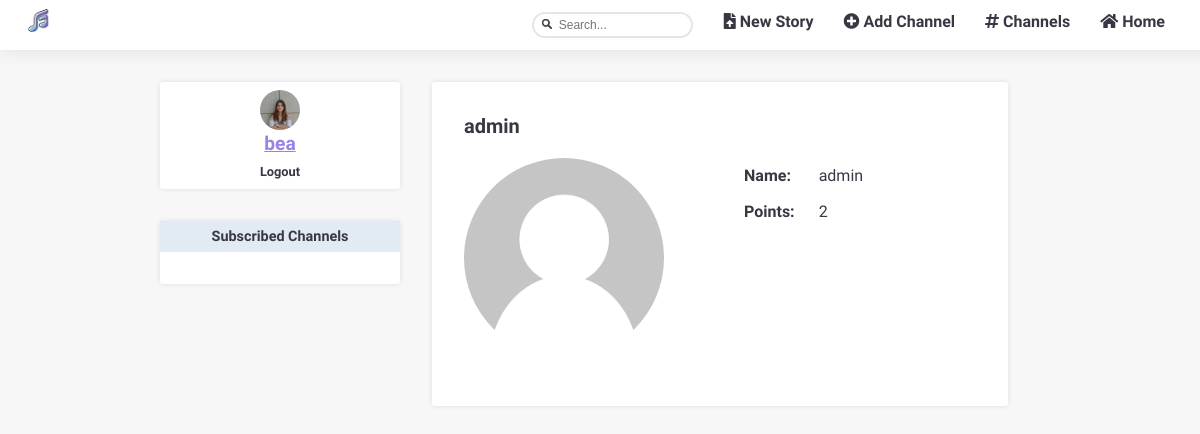
/pages/profile.php?user=admin (signed in), run on the app's committed database.
### tables this page shows
CREATE TABLE users (
  username VARCHAR PRIMARY KEY,
  password VARCHAR,
  name VARCHAR,
  birth_day INTEGER,
  gender VARCHAR,
  email VARCHAR,
  nationality VARCHAR,
  points INTEGER
);

### database/db_account.php (called while the page is built, shortened)
<?php
  include('../database/db_connection.php');
  function getUserData($username)
  {
    global $db;
    $stmt = $db->prepare('SELECT *
                         FROM users WHERE username = ?');
    $stmt->execute(array($username));
    return $stmt->fetchAll();
  }
?>

### templates/tpl_profile.php (the view, shortened to what this page needs)
<?php function printProfile($userdata) {  ?>
  <section id="profile" class= "page">
    <section id="profileInf" class= " blockLayout blockStyle">
      <h1><?=$userdata['username']?></h1>
      <div id ="info">
          <?php $igmsrc = getUserImage($userdata['username']);?>
          <img  id="uploadedImage"  src=<?=$igmsrc?> width=200 height="200">
            <div id ="personalData">
            <?php if($userdata['name'] !== ""){?>
            <span><b>Name: </b></span><span><?=$userdata['name']?></span>
            <?php } ?>
            <span><b>Points: </b></span><span><?=$userdata['points']?></span>
  </section>
<?php } ?>

### css/style.css (style rules this page uses)
body { margin: 0 0; display: grid; grid-template-columns: 25em 7fr; grid-template-rows: 1fr auto; overflow-x: hidden; --bg-color : #efebeb66; --font-color: #373843; --search-background-color: #e8e8e8; --error-color: rgba(236, 96, 96, 0.829); --success-color:rgba(87, 236, 94, 0.829); --link-color: rgb(153, 131, 233); --font-hover-color: white; --box-shadow-color: rgba(0,0,0,0.1); --grad-start-color: rgb(131, 193, 233); --grad-end-color: #A46BE5; --washed-out-blue:#aec5e05c; --font: 'Abel'; background: var(--bg-color); font-family: var(--font), sans-serif; }
.blockLayout { padding: 2em; grid-area: 2 / 2 / span 1 / span 1; display: flex; flex-direction: column; justify-content: center; }
.blockStyle { box-shadow: 0px 0px 5px var(--box-shadow-color); font: var(--font); color: var(--font-color); background: white; border-radius: 3px; }
.page { margin: 2em 12em 0 2em; }
#profile { display: flex; flex-direction: column; }
#profile #info { display: flex; flex-direction: row; justify-content: center; }
#profile h1 { font-family: var(--font), sans-serif; color: var(--font-color); margin: 0 0 1em 0; font-size: 20px; }
#profile #textForm, #profile #personalData { display: grid; grid-template-columns: 1fr 3fr; grid-template-rows: 1fr 1fr 1fr 1fr 1fr 1fr; max-width: 60%; }
#profileInf > #info img { margin-right: 4em; border-radius: 100px; margin-bottom: 1em; }
#profile #textForm *, #profile #personalData * { margin: 0.5em; color: var(--font-color); font-family: var(--font), sans-serif; }

### data on the page
users: username "admin", name "admin", points "2"

### other printed values
$username "bea"
